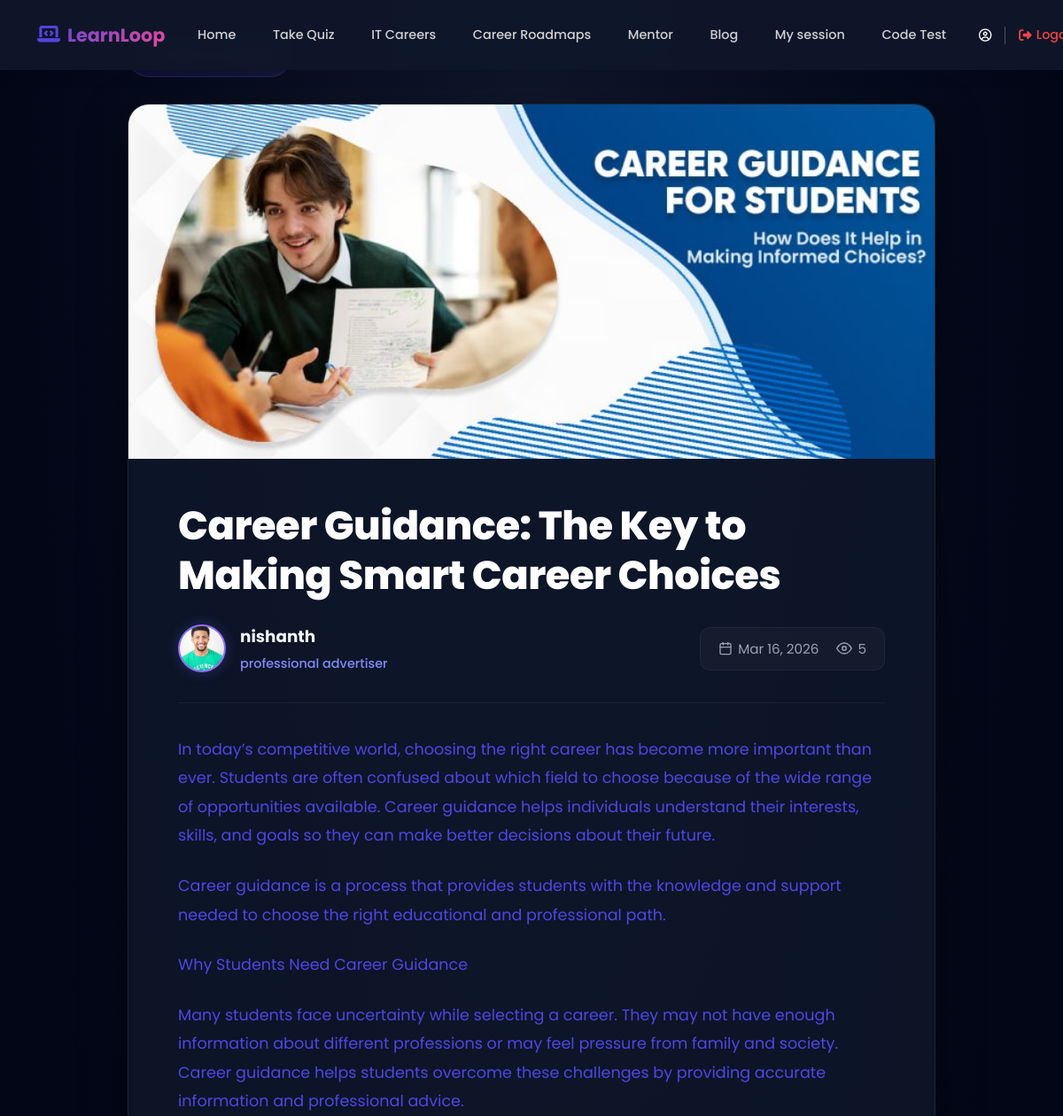
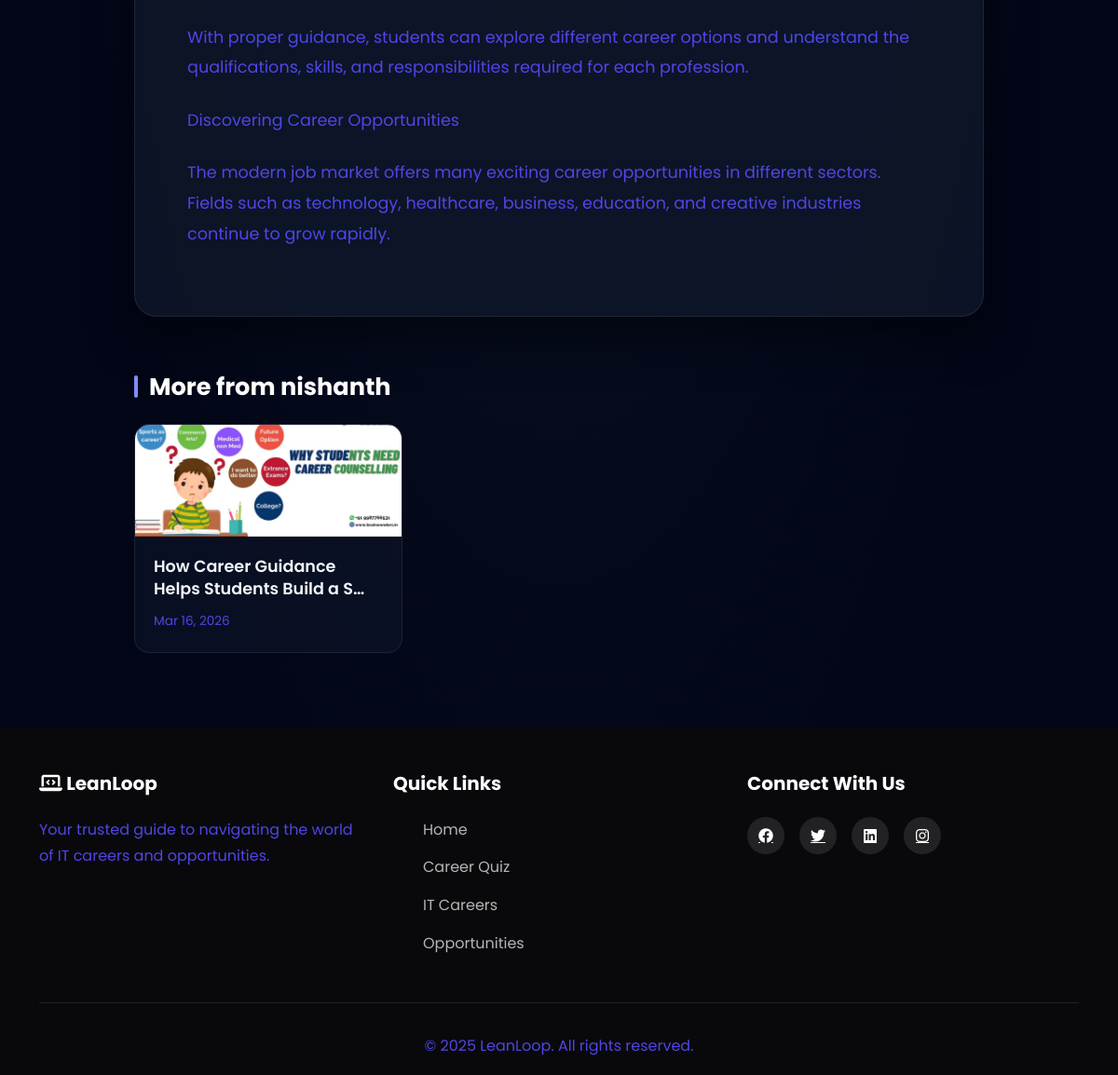
/mentor/blog/16/, run on the app's committed database (2 pictures, top to bottom).
### mentor/models.py (models this page shows, shortened)
class ContentContribution(models.Model):
    STATUS_CHOICES = [
        ('draft', 'Draft'),
        ('pending', 'Pending Review'),
        ('published', 'Published'),
        ('rejected', 'Rejected'),
    ]
    author = models.ForeignKey(
        CustomUser,
        on_delete=models.CASCADE,
        related_name='mentor_contributions'
    )
    title = models.CharField(max_length=200)
    body = models.TextField()
    images=models.ImageField(upload_to='contributions/images/', blank=True, null=True)
    status = models.CharField(max_length=20, choices=STATUS_CHOICES, default='draft')
    reward_amount = models.IntegerField(default=0)
    views_count = models.IntegerField(default=0)
    created_at = models.DateTimeField(auto_now_add=True)
    updated_at = models.DateTimeField(auto_now=True)
    published_at = models.DateTimeField(blank=True, null=True)
    class Meta:
        verbose_name = "Content Contribution"
        verbose_name_plural = "Content Contributions"
        ordering = ['-created_at']

### accounts/models.py (models this page shows, shortened)
class CustomUser(AbstractUser):
    ROLE_CHOICES = (
        ('user', 'User'),
        ('mentor', 'Mentor'),
        ('Admin', 'Admin'),
    )
    role = models.CharField(
        max_length=10,
        choices=ROLE_CHOICES,
        default='user'
    )
    phone_regex = RegexValidator(
    regex=r'^[9876]\d{9}$',
    message="Phone number must be a 10-digit number and start with 9, 8, 7, or 6."
    )
    phone_number = models.CharField(
        max_length=10,
        blank=True,
        null=True,
        validators=[phone_regex],
        unique=True,
        help_text='Enter 10 digit phone number'
    )
    previous_experience = models.BooleanField(blank=True, null=True,verbose_name="Previous Experience")
    is_approved=models.BooleanField(default=False)
    GENDER_CHOICES = [
        ('male', 'Male'),
        ('female', 'Female'),
        ('other', 'Other'),
        ('prefer_not_to_say', 'Prefer not to say'),
    ]
    gender = models.CharField(
        max_length=20,
        choices=GENDER_CHOICES,
        blank=False,
        null=False
    )
    profile_photo = models.ImageField(upload_to='profile_photos/', blank=False, null=True)
    education = models.CharField(max_length=200, blank=True, null=True)
    career_domain = models.CharField(max_length=100, blank=True, null=True)
    profession = models.CharField(max_length=100, blank=False, null=True)
    experience_years = models.PositiveIntegerField(
        null=True,
        blank=False,
    )
    expertise = models.CharField(
        blank=False,
        null=True,
        max_length=100,
    )
    bio = models.CharField(
        blank=False,
        null=True,
    )
    linkedin = models.URLField(blank=True, null=True)
    portfolio = models.URLField(blank=True, null=True)
    available_days = models.JSONField(default=list)  # ["mon", "wed", "fri"]
    available_from = models.TimeField(default="09:00")
    available_to = models.TimeField(default="17:00")
    session_duration = models.CharField(
        max_length=10,
        choices=[
            ('30', '30 Minutes'),
            ('60', '60 Minutes'),
        ],null=True, blank=False
    )
    intro_video = models.FileField(upload_to="mentor_videos/", blank=True, null=True)
    created_at = models.DateTimeField(
        auto_now_add=True,
        null=True
    )

### mentor/views.py (the view)
# urls.py: path('blog/<int:content_id>/', views.blog_detail, name='blog_detail'),
def blog_detail(request, content_id):
    blog_post = get_object_or_404(
        ContentContribution,
        id=content_id,
        status='published'
    )
    blog_post.views_count += 1
    if not blog_post.published_at:
        blog_post.published_at = timezone.now()
    blog_post.save()
    try:
        author_profile = MentorProfile.objects.get(user=blog_post.author)
    except MentorProfile.DoesNotExist:
        author_profile = None
    related_posts = ContentContribution.objects.filter(
        author=blog_post.author,
        status='published'
    ).exclude(id=content_id).order_by('-created_at')[:3]
    context = {
        'blog_post': blog_post,
        'author_profile': author_profile,
        'related_posts': related_posts,
    }
    return render(request, 'mentor/blog_detail.html', context)

### mentor/templates/mentor/blog_detail.html (shortened to what this page needs)
{% extends 'dashboard/userbase.html' %}
{% block content%}
<div class="blog-detail-wrapper">
    <a href="{% url 'blog_list' %}" class="back-link">
    </a>
    <div class="article-card">
        <div class="article-hero-image">
            {% if blog_post.images %}
                <img src="{{ blog_post.images.url }}" alt="{{ blog_post.title }}">
            {% endif %}
        </div>
        <div class="article-content">
            <div class="article-header">
                <h1 class="article-title">{{ blog_post.title }}</h1>
                <div class="article-meta">
                    <div class="author-section">
                        <div class="author-avatar">
                            {% if blog_post.author.profile_photo %}
                            <img src="{{ blog_post.author.profile_photo.url }}" alt="{{ blog_post.author.username }}">
                            {% else %}
                            {{ blog_post.author.username.0|upper }}
                            {% endif %}
                        </div>
                        <div class="author-info">
                            <span class="author-name">{{ blog_post.author.username }}</span>
                            <span class="author-role">{{ blog_post.author.profession|default:"Industry Mentor" }}</span>
                        </div>
                    </div>
                    <div class="article-stats">
                        <span>
                            {% if blog_post.published_at %}
                                {{ blog_post.published_at|date:"M d, Y" }}
                            {% else %}
                                {{ blog_post.created_at|date:"M d, Y" }}
                            {% endif %}
                        </span>
                        <span>
                            <svg width="18" height="18" fill="none" stroke="currentColor" stroke-width="2" stroke-linecap="round" stroke-linejoin="round" viewBox="0 0 24 24">
                                <path d="M1 12s4-8 11-8 11 8 11 8-4 8-11 8-11-8-11-8z"></path>
                                <circle cx="12" cy="12" r="3"></circle>
                            </svg>
                            {{ blog_post.views_count|default:0 }}
                        </span>
                    </div>
                </div>
            </div>
            <div class="article-body">
                {{ blog_post.body|linebreaks }}
            </div>
        </div>
    </div>
    {% if related_posts %}
    <div class="related-posts">
        <h2 class="related-title">More from {{ blog_post.author.username }}</h2>
        <div class="related-grid">
            {% for post in related_posts %}
            <a href="{% url 'blog_detail' post.id %}" class="related-card" style="text-decoration:none;">
                <div class="related-card-img">
                    {% if post.images %}
                        <img src="{{ post.images.url }}" alt="{{ post.title }}">
                    {% endif %}
                </div>
                <div class="related-card-content">
                    <h4>{{ post.title|truncatechars:45 }}</h4>
                    <p>
                        {% if post.published_at %}
                            {{ post.published_at|date:"M d, Y" }}
                        {% else %}
                            {{ post.created_at|date:"M d, Y" }}
                        {% endif %}
                    </p>
                </div>
            </a>
            {% endfor %}
        </div>
    </div>
    {% endif %}
</div>
{% endblock %}

### static/css/userpage.css (style rules this page uses)
* { margin: 0; padding: 0; box-sizing: border-box; }
:root { --primary-color: #4f46e5; --secondary-color: #9333ea; --accent-color: #ec4899; --dark-bg: #09090b; --light-bg: #f4f4f5; --text-dark: #18181b; --text-light: #ffffff; --card-bg: #ffffff; --shadow: 0 10px 40px rgba(79, 70, 229, 0.08); --shadow-hover: 0 20px 60px rgba(147, 51, 234, 0.15); }
body { font-family: 'Poppins', sans-serif; color: var(--text-dark); overflow-x: hidden; background: var(--light-bg); }
html { scroll-behavior: smooth; }
.navbar-brand i,p { -webkit-text-fill-color: var(--primary-color); }

### mentor/templates/mentor/blog_detail.html (style rules this page uses)
body { font-family: "Poppins", "Inter", sans-serif; background: radial-gradient(ellipse at top, #0f172a 0%, #020617 70%); color: #e2e8f0; min-height: 100vh; line-height: 1.8; margin: 0; padding: 0; }
.blog-detail-wrapper { max-width: 960px; margin: 40px auto 80px; padding: 0 24px; animation: fadeUp 0.6s ease both; }
.back-link { display: inline-flex; align-items: center; gap: 8px; color: #818cf8; text-decoration: none; font-weight: 600; margin-bottom: 30px; transition: 0.2s; background: rgba(99,102,241,0.1); padding: 8px 16px; border-radius: 50px; border: 1px solid rgba(99,102,241,0.2); }
.article-card { background: rgba(15, 23, 42, 0.85); backdrop-filter: blur(14px); border-radius: 24px; overflow: hidden; border: 1px solid rgba(255, 255, 255, 0.08); box-shadow: 0 20px 50px rgba(0, 0, 0, 0.5); margin-bottom: 50px; }
.article-hero-image { width: 100%; height: 400px; background: rgba(2, 6, 23, 0.6); position: relative; }
.article-hero-image img { width: 100%; height: 100%; object-fit: cover; display: block; }
.article-content { padding: 48px 56px; }
.article-header { border-bottom: 1px solid rgba(255,255,255,0.06); padding-bottom: 30px; margin-bottom: 36px; }
.article-title { font-size: 2.8rem; font-weight: 800; color: #ffffff; margin-bottom: 24px; line-height: 1.25; letter-spacing: -0.5px; }
.article-meta { display: flex; align-items: center; justify-content: space-between; flex-wrap: wrap; gap: 24px; }
.author-section { display: flex; align-items: center; gap: 16px; }
.author-avatar { width: 54px; height: 54px; border-radius: 50%; background: linear-gradient(135deg, #6366f1, #a855f7); display: flex; align-items: center; justify-content: center; font-weight: 700; font-size: 1.3rem; color: white; flex-shrink: 0; box-shadow: 0 0 15px rgba(99,102,241,0.3); overflow: hidden; border: 2px solid rgba(255,255,255,0.1); }
.author-avatar img { width: 100%; height: 100%; object-fit: cover; }
.author-info { display: flex; flex-direction: column; }
.author-name { font-weight: 700; color: #f1f5f9; font-size: 1.15rem; margin-bottom: 2px; }
.author-role { color: #818cf8; font-size: 0.9rem; font-weight: 500; }
.article-stats { display: flex; gap: 20px; color: #9ca3af; font-size: 0.95rem; background: rgba(255,255,255,0.03); padding: 10px 20px; border-radius: 12px; border: 1px solid rgba(255,255,255,0.05); }
.article-stats span { display: flex; align-items: center; gap: 6px; }
.article-body { font-size: 1.1rem; color: #cbd5e1; line-height: 1.85; }
.article-body p { margin-bottom: 24px; }
.related-posts { margin-top: 60px; animation: fadeUp 0.8s ease both; }
.related-title { font-size: 1.6rem; font-weight: 700; color: #ffffff; margin-bottom: 24px; display: flex; align-items: center; gap: 12px; }
.related-title::before { content: ''; display: block; width: 4px; height: 24px; background: #818cf8; border-radius: 4px; }
.related-grid { display: grid; grid-template-columns: repeat(auto-fill, minmax(280px, 1fr)); gap: 24px; }
.related-card { background: rgba(15, 23, 42, 0.6); backdrop-filter: blur(10px); border-radius: 16px; border: 1px solid rgba(255, 255, 255, 0.08); transition: all 0.3s ease; text-decoration: none; display: flex; flex-direction: column; overflow: hidden; cursor: pointer; }
.related-card-img { height: 120px; background: #1e1e2e; overflow: hidden; }
.related-card-img img { width: 100%; height: 100%; object-fit: cover; transition: transform 0.3s ease; }
.related-card-content { padding: 20px; }
.related-card h4 { color: #f1f5f9; font-size: 1.1rem; margin: 0 0 10px 0; line-height: 1.4; font-weight: 600; }
.related-card p { color: #9ca3af; font-size: 0.85rem; margin: 0; }

### data on the page
ContentContribution: images (picture), title "Career Guidance: The Key to Making Smart Career Choices", author.profile_photo (picture), author.username "nishanth", author.profession "professional advertiser", published_at "Mar 16, 2026", views_count "5", body "In today’s competitive world, choosing the right career has become more important than ever. Students are often confused about which field to choose because of the wide range of opportunities available. Career guidance helps individuals understand their interests, skills, and goals so they can make better decisions about their future. Career guidance is a process that provides students with the knowledge and support needed to choose the right educational and professional path. Why Students Need Career Guidance Many students face uncertainty while selecting a career. They may not have enough information about different professions or may feel pressure from family and society. Career guidance…"
ContentContribution: images (picture), title "How Career Guidance Helps Students Build a S…", published_at "Mar 16, 2026"
